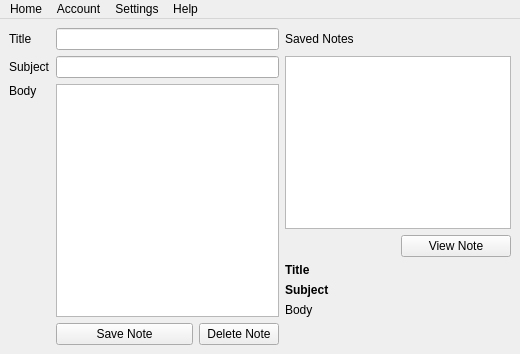
<?xml version="1.0" encoding="UTF-8"?>
<ui version="4.0">
 <class>notes</class>
 <widget class="QMainWindow" name="notes">
  <property name="geometry">
   <rect>
    <x>0</x>
    <y>0</y>
    <width>520</width>
    <height>354</height>
   </rect>
  </property>
  <property name="windowTitle">
   <string>MainWindow</string>
  </property>
  <widget class="QWidget" name="centralwidget">
   <layout class="QGridLayout" name="gridLayout">
    <item row="0" column="1" colspan="3">
     <widget class="QLineEdit" name="titleText"/>
    </item>
    <item row="1" column="4" rowspan="2" colspan="2">
     <widget class="QListWidget" name="listWidget"/>
    </item>
    <item row="3" column="5">
     <widget class="QPushButton" name="viewNoteButton">
      <property name="text">
       <string>View Note</string>
      </property>
     </widget>
    </item>
    <item row="0" column="0">
     <widget class="QLabel" name="titleLabel">
      <property name="text">
       <string>Title</string>
      </property>
     </widget>
    </item>
    <item row="7" column="3">
     <widget class="QPushButton" name="deleteNoteButton">
      <property name="text">
       <string>Delete Note</string>
      </property>
     </widget>
    </item>
    <item row="6" column="4">
     <widget class="QLabel" name="bodyLabel_2">
      <property name="text">
       <string>Body</string>
      </property>
      <property name="alignment">
       <set>Qt::AlignLeading|Qt::AlignLeft|Qt::AlignTop</set>
      </property>
     </widget>
    </item>
    <item row="2" column="0">
     <widget class="QLabel" name="bodyLabel">
      <property name="text">
       <string>Body</string>
      </property>
      <property name="alignment">
       <set>Qt::AlignLeading|Qt::AlignLeft|Qt::AlignTop</set>
      </property>
     </widget>
    </item>
    <item row="0" column="4">
     <widget class="QLabel" name="label">
      <property name="text">
       <string>Saved Notes</string>
      </property>
     </widget>
    </item>
    <item row="2" column="1" rowspan="5" colspan="3">
     <widget class="QTextEdit" name="bodyText"/>
    </item>
    <item row="5" column="4">
     <widget class="QLabel" name="subjectLabel_2">
      <property name="font">
       <font>
        <bold>true</bold>
       </font>
      </property>
      <property name="text">
       <string>Subject</string>
      </property>
     </widget>
    </item>
    <item row="4" column="4">
     <widget class="QLabel" name="titleLabel_2">
      <property name="font">
       <font>
        <bold>true</bold>
       </font>
      </property>
      <property name="text">
       <string>Title</string>
      </property>
     </widget>
    </item>
    <item row="1" column="0">
     <widget class="QLabel" name="subjectLabel">
      <property name="text">
       <string>Subject</string>
      </property>
     </widget>
    </item>
    <item row="1" column="1" colspan="3">
     <widget class="QLineEdit" name="subjectText"/>
    </item>
    <item row="7" column="1" colspan="2">
     <widget class="QPushButton" name="saveNoteButton">
      <property name="text">
       <string>Save Note</string>
      </property>
     </widget>
    </item>
   </layout>
  </widget>
  <widget class="QMenuBar" name="menubar">
   <property name="geometry">
    <rect>
     <x>0</x>
     <y>0</y>
     <width>520</width>
     <height>22</height>
    </rect>
   </property>
   <widget class="QMenu" name="menuHome">
    <property name="title">
     <string>Home</string>
    </property>
    <addaction name="actionHome"/>
   </widget>
   <widget class="QMenu" name="menuAccount">
    <property name="title">
     <string>Account</string>
    </property>
   </widget>
   <widget class="QMenu" name="menuSettings">
    <property name="title">
     <string>Settings</string>
    </property>
   </widget>
   <widget class="QMenu" name="menuHelp">
    <property name="title">
     <string>Help</string>
    </property>
   </widget>
   <addaction name="menuHome"/>
   <addaction name="menuAccount"/>
   <addaction name="menuSettings"/>
   <addaction name="menuHelp"/>
  </widget>
  <action name="actionHome">
   <property name="text">
    <string>Home</string>
   </property>
  </action>
 </widget>
 <resources/>
 <connections/>
</ui>
